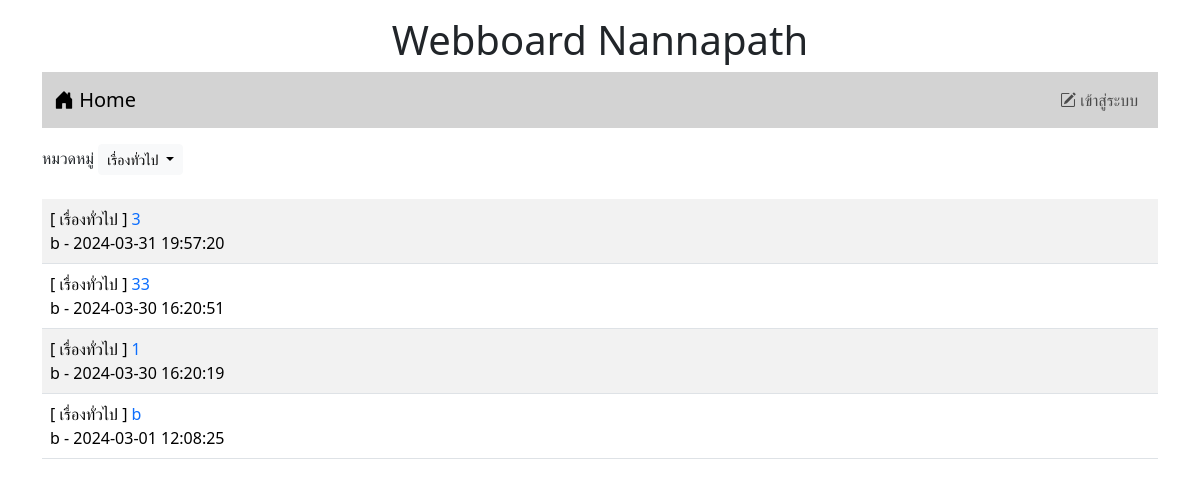
Page /index.php?id=1 on the committed database.
### tables this page shows
CREATE TABLE `category` (
  `id` int(11) NOT NULL,
  `name` varchar(32) NOT NULL
);

CREATE TABLE `post` (
  `id` int(11) NOT NULL,
  `title` varchar(128) NOT NULL,
  `content` varchar(2048) NOT NULL,
  `post_date` datetime NOT NULL,
  `cat_id` int(11) NOT NULL,
  `user_id` int(11) NOT NULL
);

CREATE TABLE `user` (
  `id` int(11) NOT NULL,
  `login` varchar(32) NOT NULL,
  `password` varchar(64) NOT NULL,
  `name` varchar(64) NOT NULL,
  `gender` char(1) NOT NULL,
  `email` varchar(32) NOT NULL,
  `role` char(1) NOT NULL
);

### index.php (the view, shortened to what this page needs)
<!DOCTYPE html>
<html lang="en">
<head>
    <link href="https://cdn.jsdelivr.net/npm/bootstrap@5.3.2/dist/css/bootstrap.min.css" rel="stylesheet">
    <link rel="stylesheet" href="https://cdn.jsdelivr.net/npm/bootstrap-icons@1.11.3/font/bootstrap-icons.min.css">
</head>
<body>
    <div class="container-lg">
        <h1 style="text-align: center;" class="mt-3">Webboard Nannapath</h1>
        <?php include "nav.php" ?>
        <div class="mt-3 d-flex justify-content-between">
            <div>
                <label>หมวดหมู่</label>
                <span class="dropdown">
                <?php
                        if (isset($_GET['id']) && !empty($_GET['id'])){
                            $conn = new PDO("mysql:host=localhost;dbname=webboard;charset=utf8", "root", "");
                            $sql = "SELECT * FROM category as c
                                    WHERE c.id = {$_GET['id']}";
                            foreach ($conn->query($sql) as $row) {
                        ?>
                            <button class="btn btn-light btn-sm dropdown-toggle" type="button" data-bs-toggle="dropdown" aria-expanded="false">
                                <?=$row['name']?>
                            </button>
                        <?php
                            }
                        }else{
                        ?>
                            <button class="btn btn-light btn-sm dropdown-toggle" type="button" data-bs-toggle="dropdown" aria-expanded="false">
                                --ทั้งหมด--
                            </button>
                        <?php
                        }
                    ?>
                </span>
            </div>
        </div>
        <table class="table table-striped mt-4">
            <?php
            $conn = new PDO("mysql:host=localhost;dbname=webboard;charset=utf8", "root", "");
            $sql = "SELECT t3.name, t1.title, t1.id,t1.user_id,t2.login, t1.post_date FROM post AS t1
                INNER JOIN user AS t2 ON (t1.user_id=t2.id)
                INNER JOIN category AS t3 ON (t1.cat_id=t3.id)";
            if (isset($_GET['id']) && !empty($_GET['id'])) {
                $category_id = $_GET['id'];
                $sql .= " WHERE t1.cat_id = $category_id";
            }
            $sql .= " ORDER BY t1.post_date DESC";
            $result = $conn->query($sql);
            while ($row = $result->fetch()) {
                echo "<tr>
                            <td class='d-flex justify-content-between'>
                            <div>  [ {$row['name']} ]
                                <a href='post.php?id={$row['id']}' style='text-decoration:none'> {$row['title']} </a>
                                <br>
                                {$row['login']} - {$row['post_date']}  </div>  ";
                echo "</td> </tr>";
            }
            ?>
        </table>
    </div>
</body>
</html>

### rows in the picture
category: name "เรื่องทั่วไป"
post: category.name "เรื่องทั่วไป", title "3", user.login "b", post_date "2024-03-31 19:57:20"
post: category.name "เรื่องทั่วไป", title "33", user.login "b", post_date "2024-03-30 16:20:51"
post: category.name "เรื่องทั่วไป", title "1", user.login "b", post_date "2024-03-30 16:20:19"
post: category.name "เรื่องทั่วไป", title "b", user.login "b", post_date "2024-03-01 12:08:25"
